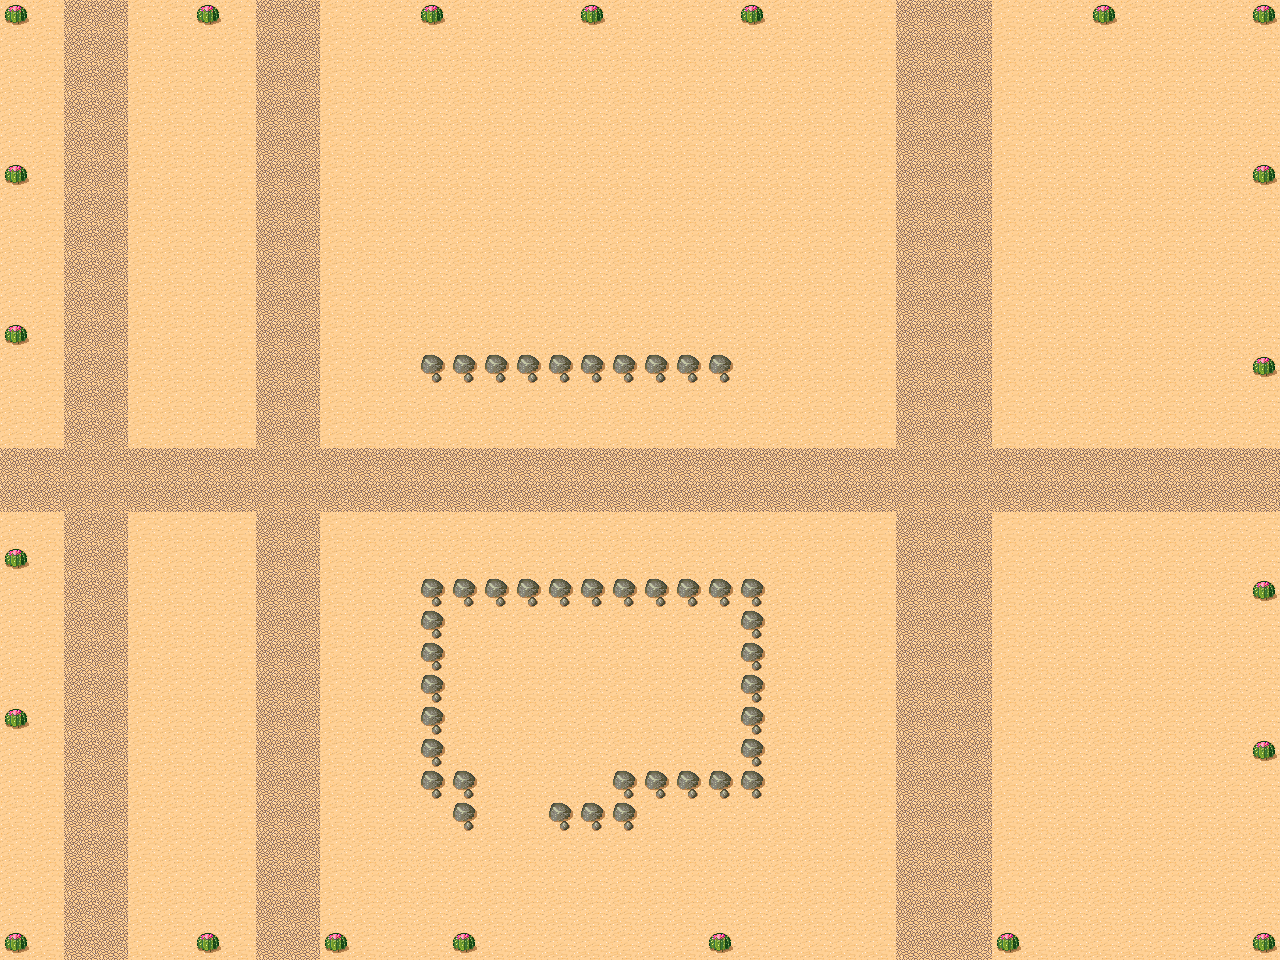

Rendered tile map (Tiled .tmx) drawn with the repository's tilesets; below, a short description and the map source with its tile grids summarised:
An orthogonal 40x30 tile map with 32x32 px tiles, 2 tile layers (background, Meta).

<map version="1.0" orientation="orthogonal" renderorder="right-down" width="40" height="30" tilewidth="32" tileheight="32" nextobjectid="1">
 <tileset firstgid="1" name="tmw_desert_spacing" tilewidth="32" tileheight="32" spacing="1" margin="1">
  <image source="tmw_desert_spacing.png" width="265" height="199" />
 </tileset>
 <layer name="background" width="40" height="30">
  <data>[1200 cells, 1200 non-empty, 4 distinct tile ids]</data>
 </layer>
 <layer name="Meta" width="40" height="30">
  <data>[1200 cells, 6 non-empty, 1 distinct tile ids]</data>
 </layer>
 <objectgroup name="object" />
</map>
